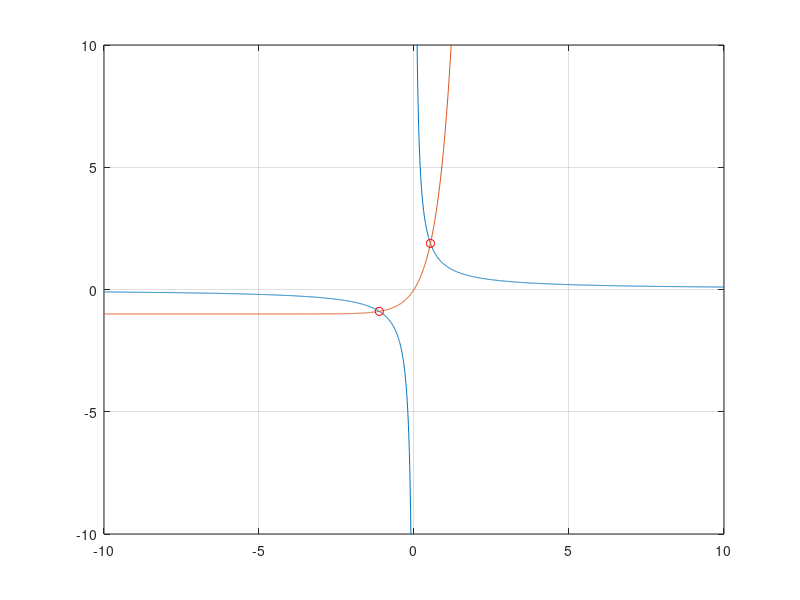

The MATLAB source for this figure:
% Jie Wu
% HW #16
% Due Date: 8/3/17
% Write a script file containing the commands to solve this system 
% by the zoom in method. Make sure you have found all solutions.

x = -10:0.01:10;
y = 1./x;
z = exp(2*x) - 1;
plot(x,y,x,z)
grid on
x1 = 0.52;
x2 = 0.54;
y1 = 1/x1;
y2 = 1/x2;
z1 = exp(2*x1) - 1;
z2 = exp(2*x2) - 1;
m1 = (y2-y1)/(x2-x1);
m2 = (z2-z1)/(x2-x1);
r = (x1*(m1 - m2) + z1 - y1)/(m1 - m2)
i = 1/r
j = exp(2*r) - 1;
x2_1 = -1.12;
x2_2 = -1.14;
y2_1 = 1/x2_1;
y2_2 = 1/x2_2;
z2_1 = exp(2*x2_1) - 1;
z2_2 = exp(2*x2_2) - 1;
m2_1 = (y2_2-y2_1)/(x2_2-x2_1);
m2_2 = (z2_2-z2_1)/(x2_2-x2_1);
r2 = (x2_1*(m2_1 - m2_2) + z2_1 - y2_1)/(m2_1 - m2_2)
i2 = 1/r2;
j2 = exp(2*r2) - 1
hold on
axis([-10 10 -10 10]);
plot(r,i,'ro',r2,j2,'ro');

%{
Sample Run
r =

    0.5301


i =

    1.8866


r2 =

   -1.1193


j2 =

   -0.8934
%}